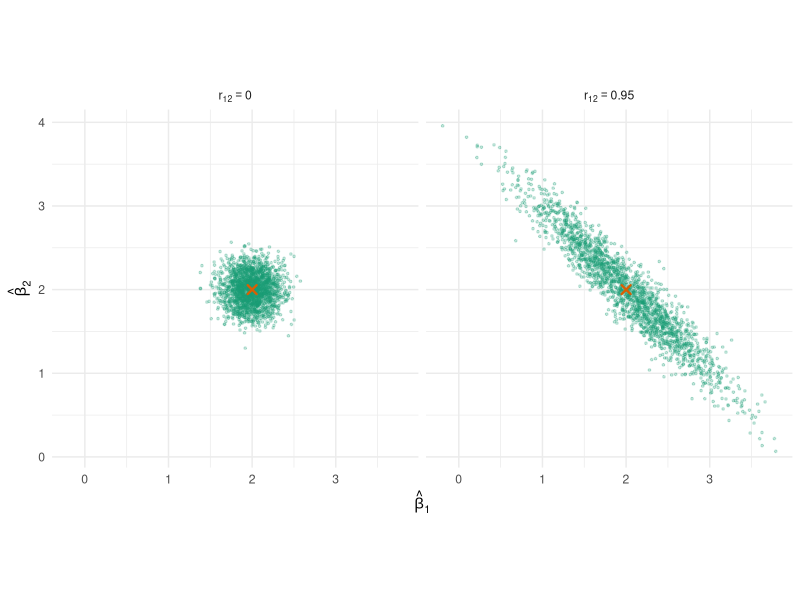
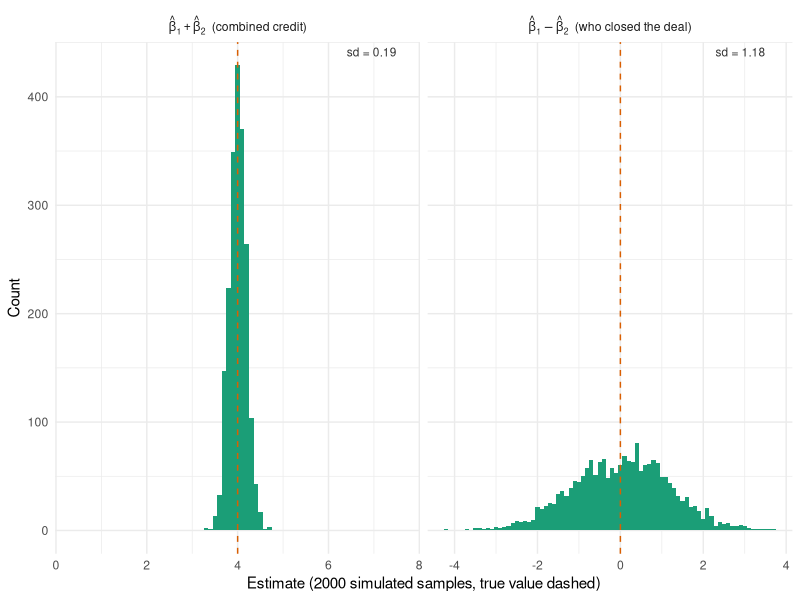
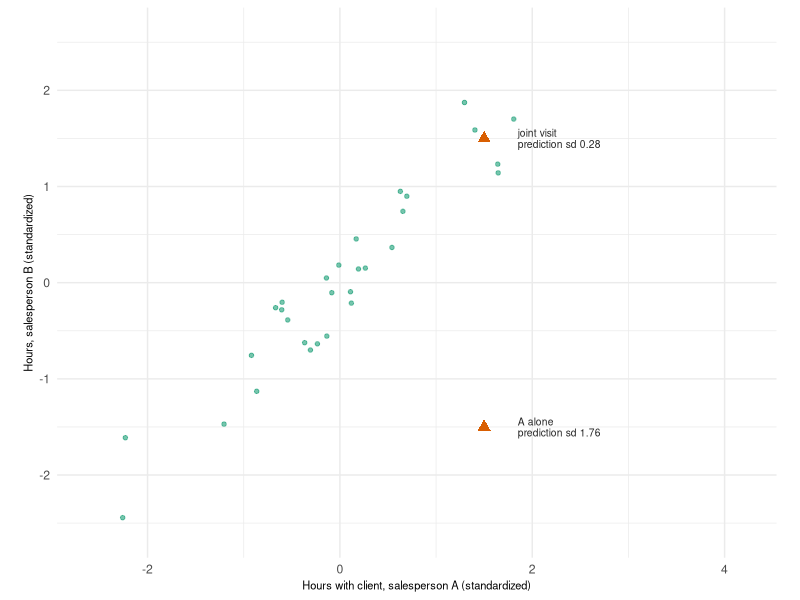
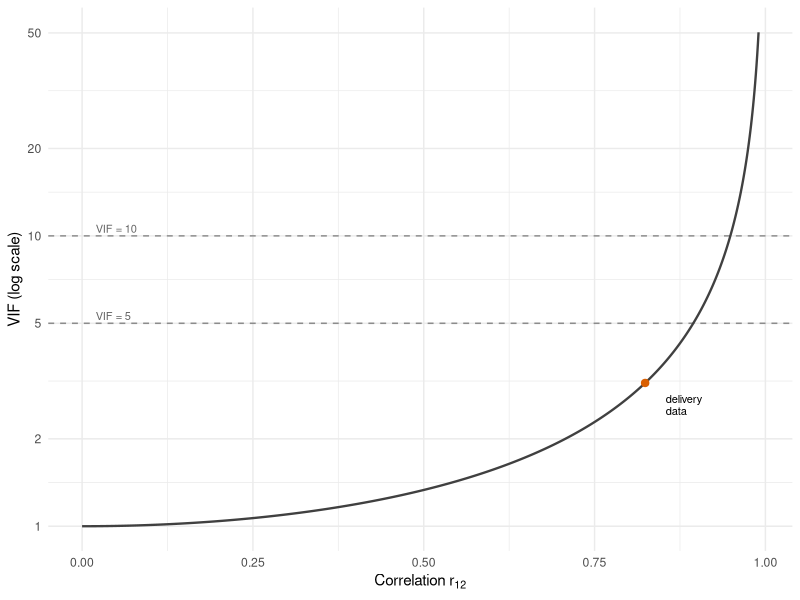
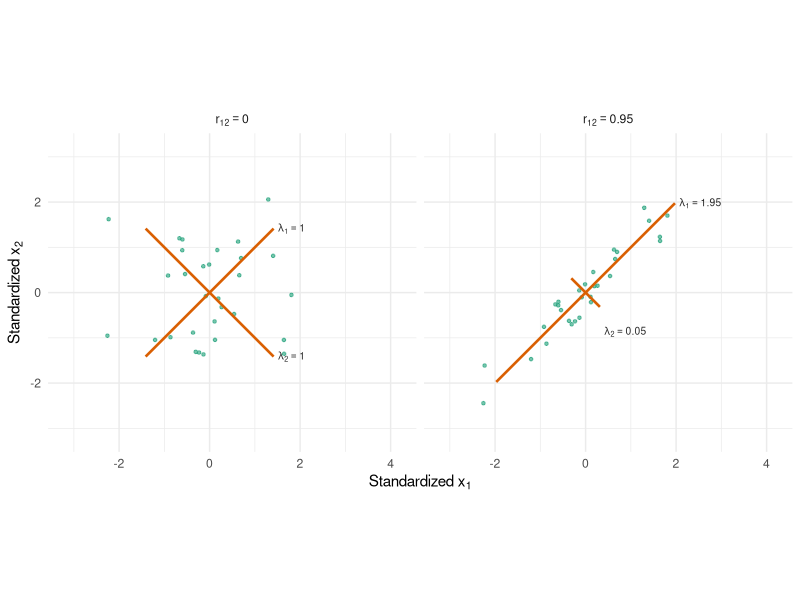
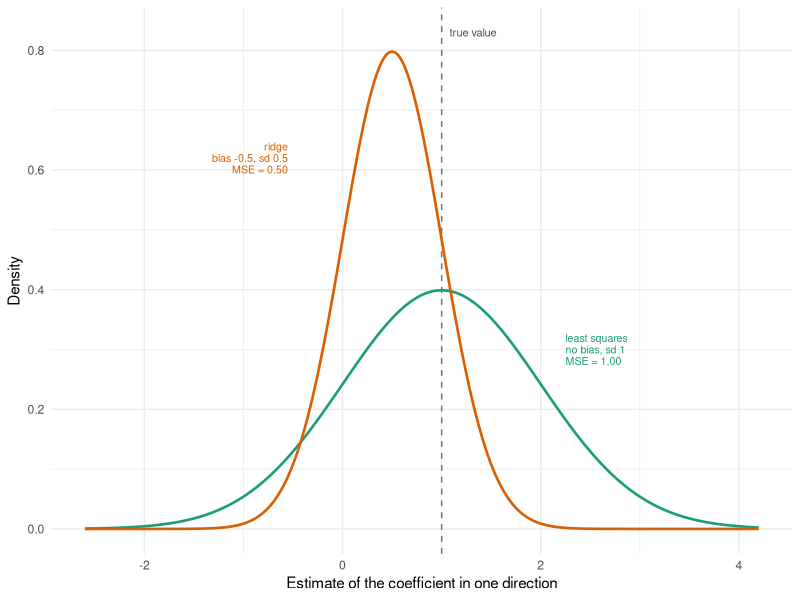
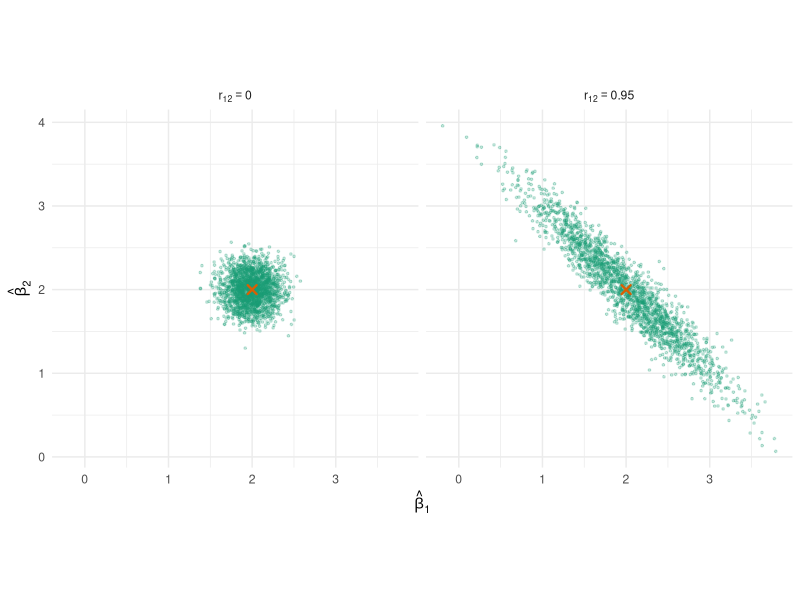
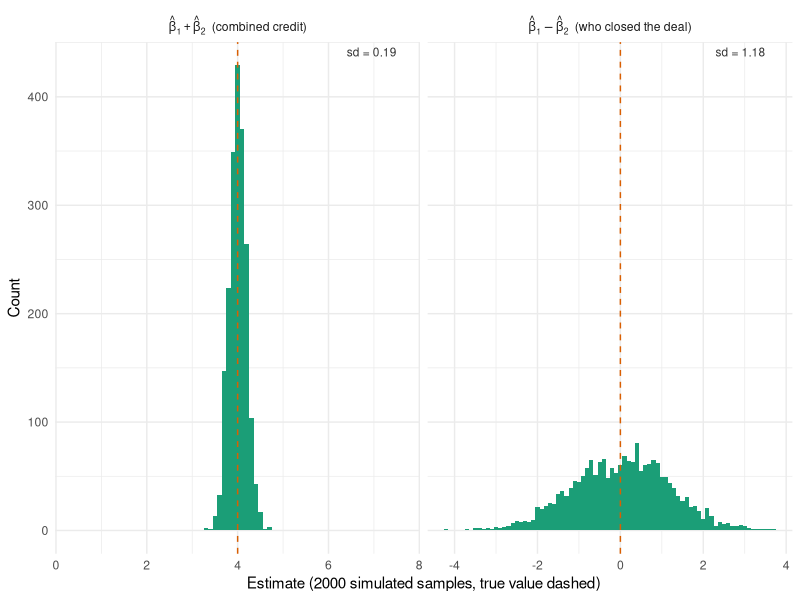

R code for these plots, in order:
# Simulated data: what multicollinearity does to the sampling distribution of the OLS estimates
# Model: y = 1 + 2 x1 + 2 x2 + e, e ~ N(0, 1), n = 30, X held fixed across replicates

library(ggplot2)

pt_col   <- "#1b9e77"
line_col <- "#d95f02"
fig_w    <- 3.4
fig_h    <- 2.5

theme_lecture <- function(){
    theme_minimal(base_size = 11) +
    theme(
        panel.background = element_rect(fill = "transparent", colour = NA),
        plot.background  = element_rect(fill = "transparent", colour = NA)
    )
}

set.seed(2026)
n     <- 30
beta  <- c(1, 2, 2)
sigma <- 1
n_rep <- 2000

# ---- Fixed design with sample correlation exactly rho -------------------------
# z1, z2: centered, orthogonal, each with sum of squares n - 1 (sample sd = 1)
Z  <- matrix(rnorm(2 * n), n)
z1 <- Z[, 1] - mean(Z[, 1])
z2 <- resid(lm(Z[, 2] ~ z1))
z1 <- z1 / sqrt(sum(z1^2) / (n - 1))
z2 <- z2 / sqrt(sum(z2^2) / (n - 1))

make_design <- function(rho) data.frame(x1 = z1, x2 = rho * z1 + sqrt(1 - rho^2) * z2)

simulate_betas <- function(rho) {
    X <- make_design(rho)
    mu <- beta[1] + beta[2] * X$x1 + beta[3] * X$x2
    b <- t(replicate(n_rep, {
        y <- mu + rnorm(n, sd = sigma)
        coef(lm(y ~ x1 + x2, data = X))[2:3]
    }))
    data.frame(rho = rho, b1 = b[, 1], b2 = b[, 2])
}

sims <- rbind(simulate_betas(0), simulate_betas(0.95))

# ---- Empirical vs. theoretical spread -----------------------------------------
# Var(b_j) = sigma^2 / [(1 - rho^2) S_jj], S_jj = n - 1;  Corr(b1, b2) = -rho
summary_tab <- do.call(rbind, lapply(split(sims, sims$rho), function(d) {
    rho <- d$rho[1]
    data.frame(
        rho        = rho,
        cor_x      = cor(make_design(rho))[1, 2],
        sd_b1      = sd(d$b1),
        sd_b1_theo = sigma / sqrt((1 - rho^2) * (n - 1)),
        cor_b      = cor(d$b1, d$b2),
        VIF        = 1 / (1 - rho^2)
    )
}))
print(summary_tab, digits = 4)
# rho = 0:    sd(b1) = 0.182 (theory 0.186), corr(b1, b2) =  0.00, VIF = 1
# rho = 0.95: sd(b1) = 0.596 (theory 0.595), corr(b1, b2) = -0.95, VIF = 10.26
# sd ratio 0.595 / 0.186 = 3.2 = sqrt(VIF)

# share of replicates in which an estimate has the wrong sign (true value 2)
aggregate(cbind(neg_b1 = b1 < 0, neg_b2 = b2 < 0) ~ rho, data = sims, FUN = mean)   # 0 and 0.0005

# ---- Figure: joint sampling distribution of (b1, b2) ---------------------------
sims$panel <- factor(sims$rho, labels = c("r[12] == 0", "r[12] == 0.95"))

p_scatter <- ggplot(sims, aes(x = b1, y = b2)) +
    geom_point(size = 0.6, alpha = 0.25, colour = pt_col) +
    annotate("point", x = beta[2], y = beta[3], colour = line_col, size = 2.2, shape = 4, stroke = 1.2) +
    facet_wrap(~ panel, labeller = label_parsed) +
    coord_equal() +
    labs(x = expression(hat(beta)[1]), y = expression(hat(beta)[2])) +
    theme_lecture()

p_scatter
ggsave("sim_beta_scatter.pdf", p_scatter, bg = "transparent", device = cairo_pdf, width = 2 * fig_w, height = 1.2 * fig_h)

# ---- Figure: the sum is well estimated, the difference is not (r = 0.95) ----------
# Same 2000 replicates. Theory: Var(b1 + b2) = 2 sigma^2 / [(n - 1)(1 + r)],
#                               Var(b1 - b2) = 2 sigma^2 / [(n - 1)(1 - r)].
s95_sd <- subset(sims, rho == 0.95)
comb <- rbind(
    data.frame(what = "Sum", value = s95_sd$b1 + s95_sd$b2, centre = beta[2] + beta[3]),
    data.frame(what = "Difference", value = s95_sd$b1 - s95_sd$b2, centre = beta[2] - beta[3])
)
comb_sd <- tapply(comb$value, comb$what, sd)
comb_sd                                                  # Sum 0.19, Difference 1.17
sqrt(2 * sigma^2 / ((n - 1) * c(1 + 0.95, 1 - 0.95)))    # theory: 0.188, 1.174
comb_sd["Difference"] / comb_sd["Sum"]                    # about 6 times wider

comb$panel <- factor(comb$what, levels = c("Sum", "Difference"),
                     labels = c("hat(beta)[1] + hat(beta)[2]~~'(combined credit)'",
                                "hat(beta)[1] - hat(beta)[2]~~'(who closed the deal)'"))
# equal x-ranges in both panels, so the widths can be compared by eye
span   <- 3.6
frame_ <- data.frame(panel = rep(levels(comb$panel), each = 2),
                     value = c(4 - span, 4 + span, -span, span))
frame_$panel <- factor(frame_$panel, levels = levels(comb$panel))
sd_lab <- data.frame(panel = factor(levels(comb$panel), levels = levels(comb$panel)),
                     x = c(4 + span, span) - 0.1,
                     lab = sprintf("sd = %.2f", comb_sd[c("Sum", "Difference")]))

p_comb <- ggplot(comb, aes(x = value)) +
    geom_blank(data = frame_) +
    geom_histogram(binwidth = 0.1, fill = pt_col, colour = NA) +
    geom_vline(aes(xintercept = centre), linetype = "dashed", colour = line_col) +
    geom_text(data = sd_lab, aes(x = x, y = Inf, label = lab), hjust = 1, vjust = 1.6,
              size = 3, colour = "grey20") +
    facet_wrap(~ panel, scales = "free_x", labeller = label_parsed) +
    labs(x = "Estimate (2000 simulated samples, true value dashed)", y = "Count") +
    theme_lecture()

p_comb
ggsave("sim_sum_difference.pdf", p_comb, bg = "transparent", device = cairo_pdf,
       width = 2 * fig_w, height = 1.1 * fig_h)

# ---- Figure: predictions inside and outside the data corridor ---------------------
# r = 0.95 design (salespeople A and B, hours standardized). The slope part of the
# prediction error at a new point (x01, x02) is x01 (b1_hat - b1) + x02 (b2_hat - b2), with
# variance sigma^2 (x01^2 + x02^2 - 2 r x01 x02) / [(1 - r^2) (n - 1)].
rho_c   <- 0.95
new_pts <- data.frame(x1 = c(1.5, 1.5), x2 = c(1.5, -1.5), what = c("joint visit", "A alone"))
new_pts$sd_theory <- with(new_pts, sigma * sqrt((x1^2 + x2^2 - 2 * rho_c * x1 * x2) / ((1 - rho_c^2) * (n - 1))))
s95 <- subset(sims, rho == rho_c)
new_pts$sd_sim <- sapply(seq_len(nrow(new_pts)), function(i)
    sd(new_pts$x1[i] * s95$b1 + new_pts$x2[i] * s95$b2))
new_pts                      # sd: joint visit 0.28, A alone 1.76 (theory and simulation agree)
new_pts$sd_theory[2] / new_pts$sd_theory[1]          # 6.2 times larger outside the corridor
new_pts$lab <- sprintf("%s\nprediction sd %.2f", new_pts$what, new_pts$sd_theory)

corridor <- make_design(rho_c)
p_corr <- ggplot(corridor, aes(x = x1, y = x2)) +
    geom_point(size = 1.2, alpha = 0.6, colour = pt_col) +
    geom_point(data = new_pts, shape = 17, size = 3, colour = line_col) +
    geom_text(data = new_pts, aes(label = lab), hjust = 0, nudge_x = 0.35, size = 2.6,
              lineheight = 0.9, colour = "grey15") +
    coord_equal(xlim = c(-2.6, 4.2), ylim = c(-2.6, 2.6)) +
    labs(x = "Hours with client, salesperson A (standardized)",
         y = "Hours, salesperson B (standardized)") +
    theme_lecture() +
    theme(axis.title = element_text(size = 8))

p_corr
ggsave("sim_prediction_corridor.pdf", p_corr, bg = "transparent", device = cairo_pdf,
       width = 1.2 * fig_w, height = 1.2 * fig_h)

# ---- Figure: VIF as a function of the correlation between two regressors -------
vif_curve <- data.frame(r = seq(0, 0.99, by = 0.001))
vif_curve$vif <- 1 / (1 - vif_curve$r^2)

r_delivery <- 0.824                       # cases vs distance, delivery data
p_vif <- ggplot(vif_curve, aes(x = r, y = vif)) +
    geom_hline(yintercept = c(5, 10), linetype = "dashed", colour = "grey55") +
    geom_line(colour = "grey25", linewidth = 0.8) +
    annotate("point", x = r_delivery, y = 1 / (1 - r_delivery^2), colour = line_col, size = 2.2) +
    annotate("text", x = r_delivery + 0.03, y = 1 / (1 - r_delivery^2), hjust = 0, vjust = 1.6,
             size = 2.8, label = "delivery\ndata", lineheight = 0.9) +
    annotate("text", x = 0.02, y = c(5, 10), vjust = -0.4, hjust = 0, size = 2.8, colour = "grey40",
             label = c("VIF = 5", "VIF = 10")) +
    scale_y_log10(breaks = c(1, 2, 5, 10, 20, 50)) +
    labs(x = expression("Correlation " * r[12]), y = "VIF (log scale)") +
    theme_lecture()

p_vif
ggsave("sim_vif_curve.pdf", p_vif, bg = "transparent", device = cairo_pdf, width = fig_w, height = fig_h)

# ---- Figure: eigenvalues as the spread of the regressor cloud in a direction -----
# Standardized regressors (sd 1). The sample correlation matrix is [[1, r], [r, 1]], with
# eigenvectors v1 = (1, 1)/sqrt(2), v2 = (1, -1)/sqrt(2) and eigenvalues 1 + r, 1 - r.
# The variance of the data along a unit vector v is v' R v, so along v_j it is lambda_j:
# each segment below runs from -2 sd to +2 sd of the data in that direction.
cloud <- rbind(cbind(make_design(0), rho = 0), cbind(make_design(0.95), rho = 0.95))
sapply(split(cloud, cloud$rho), function(d) eigen(cor(d[, c("x1", "x2")]))$values)
# rho = 0: 1, 1;  rho = 0.95: 1.95, 0.05

eig_dirs <- do.call(rbind, lapply(c(0, 0.95), function(rho) {
    lam <- c(1 + rho, 1 - rho)
    vx  <- c(1, 1) / sqrt(2)                     # x-components of v1, v2
    vy  <- c(1, -1) / sqrt(2)                    # y-components of v1, v2
    data.frame(rho = rho, lam = lam,
               x = -2 * sqrt(lam) * vx, y = -2 * sqrt(lam) * vy,
               xend = 2 * sqrt(lam) * vx, yend = 2 * sqrt(lam) * vy,
               lab = sprintf("lambda[%d] == %s", 1:2, format(lam, nsmall = 2)))
}))
# label position: at the segment end, pushed below the cloud for a very short segment
eig_dirs$lx <- eig_dirs$xend + 0.1
eig_dirs$ly <- eig_dirs$yend - ifelse(eig_dirs$lam < 0.5, 0.55, 0)
panel_lab <- function(rho) factor(rho, levels = c(0, 0.95), labels = c("r[12] == 0", "r[12] == 0.95"))
cloud$panel    <- panel_lab(cloud$rho)
eig_dirs$panel <- panel_lab(eig_dirs$rho)

p_eig <- ggplot(cloud, aes(x = x1, y = x2)) +
    geom_point(size = 0.9, alpha = 0.6, colour = pt_col) +
    geom_segment(data = eig_dirs, aes(x = x, y = y, xend = xend, yend = yend),
                 colour = line_col, linewidth = 0.9) +
    geom_text(data = eig_dirs, aes(x = lx, y = ly, label = lab), parse = TRUE,
              size = 2.6, hjust = 0, colour = "grey15") +
    facet_wrap(~ panel, labeller = label_parsed) +
    coord_equal(xlim = c(-3.2, 4.2), ylim = c(-3.2, 3.2)) +
    labs(x = expression("Standardized " * x[1]), y = expression("Standardized " * x[2])) +
    theme_lecture()

p_eig
ggsave("sim_eigen_directions.pdf", p_eig, bg = "transparent", device = cairo_pdf,
       width = 2 * fig_w, height = 1.2 * fig_h)

# ---- Figure: bias-variance trade-off of shrinking one coefficient --------------
# Illustration (not data): one eigen-direction with true coefficient alpha = 1 and a
# least-squares estimate with sd 1. Ridge reports c * alpha_hat with c = 0.5:
# mean c * alpha = 0.5 (bias -0.5), sd c * 1 = 0.5.
# MSE = variance + bias^2: least squares 1 + 0 = 1, ridge 0.25 + 0.25 = 0.5.
alpha_true <- 1
sd_ls      <- 1
c_shrink   <- 0.5
bv <- data.frame(a = seq(-2.6, 4.2, length.out = 600))
bv <- rbind(
    data.frame(a = bv$a, dens = dnorm(bv$a, alpha_true, sd_ls), est = "Least squares"),
    data.frame(a = bv$a, dens = dnorm(bv$a, c_shrink * alpha_true, c_shrink * sd_ls), est = "Ridge")
)
bv$est <- factor(bv$est, levels = c("Least squares", "Ridge"))
est_col <- c("Least squares" = pt_col, "Ridge" = line_col)
mse <- c(sd_ls^2, (c_shrink * sd_ls)^2 + ((c_shrink - 1) * alpha_true)^2)    # 1, 0.5

p_bv <- ggplot(bv, aes(x = a, y = dens, colour = est)) +
    geom_vline(xintercept = alpha_true, linetype = "dashed", colour = "grey45") +
    geom_line(linewidth = 0.9) +
    annotate("text", x = alpha_true + 0.08, y = 0.83, hjust = 0, size = 2.8, colour = "grey30",
             label = "true value") +
    annotate("text", x = 2.25, y = 0.30, hjust = 0, size = 2.7, colour = pt_col,
             label = sprintf("least squares\nno bias, sd 1\nMSE = %.2f", mse[1]), lineheight = 0.9) +
    annotate("text", x = -0.55, y = 0.62, hjust = 1, size = 2.7, colour = line_col,
             label = sprintf("ridge\nbias -0.5, sd 0.5\nMSE = %.2f", mse[2]), lineheight = 0.9) +
    scale_colour_manual(values = est_col, guide = "none") +
    labs(x = "Estimate of the coefficient in one direction", y = "Density") +
    theme_lecture()

p_bv
ggsave("ridge_bias_variance.pdf", p_bv, bg = "transparent", device = cairo_pdf,
       width = fig_w, height = fig_h)
